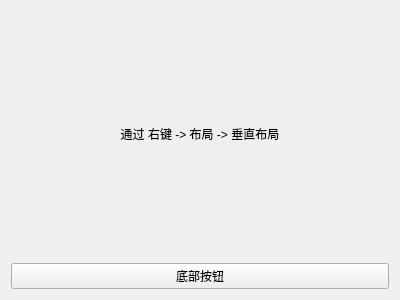
<?xml version="1.0" encoding="UTF-8"?>
<ui version="4.0">
 <class>BaseVerticalLayout</class>
 <widget class="QWidget" name="BaseVerticalLayout">
  <property name="geometry">
   <rect>
    <x>0</x>
    <y>0</y>
    <width>400</width>
    <height>300</height>
   </rect>
  </property>
  <property name="windowTitle">
   <string>Form</string>
  </property>
  <layout class="QVBoxLayout" name="verticalLayout">
   <item>
    <widget class="QLabel" name="label">
     <property name="text">
      <string>通过 右键 -&gt; 布局 -&gt; 垂直布局</string>
     </property>
     <property name="alignment">
      <set>Qt::AlignCenter</set>
     </property>
    </widget>
   </item>
   <item>
    <widget class="QPushButton" name="pushButton">
     <property name="text">
      <string>底部按钮</string>
     </property>
    </widget>
   </item>
  </layout>
 </widget>
 <resources/>
 <connections/>
</ui>
